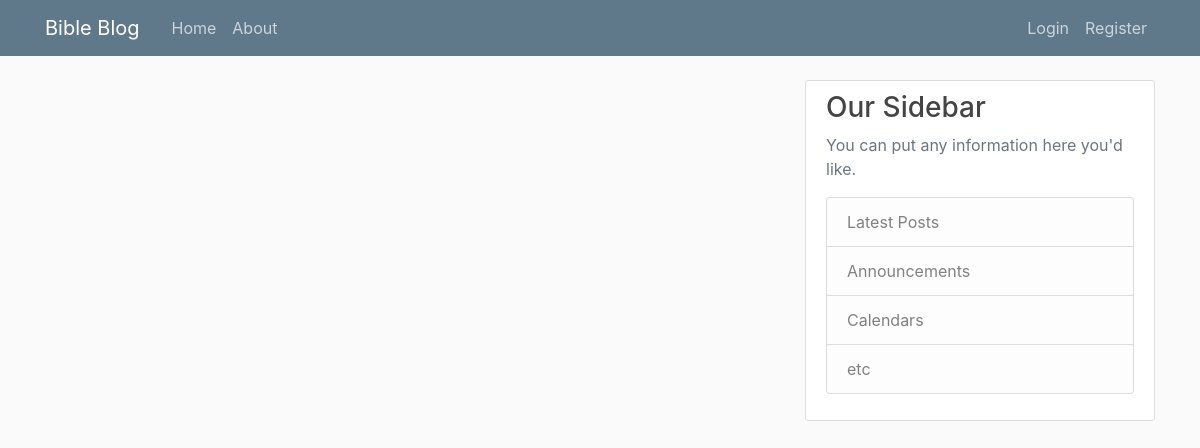
Page /home on the earlier database version.
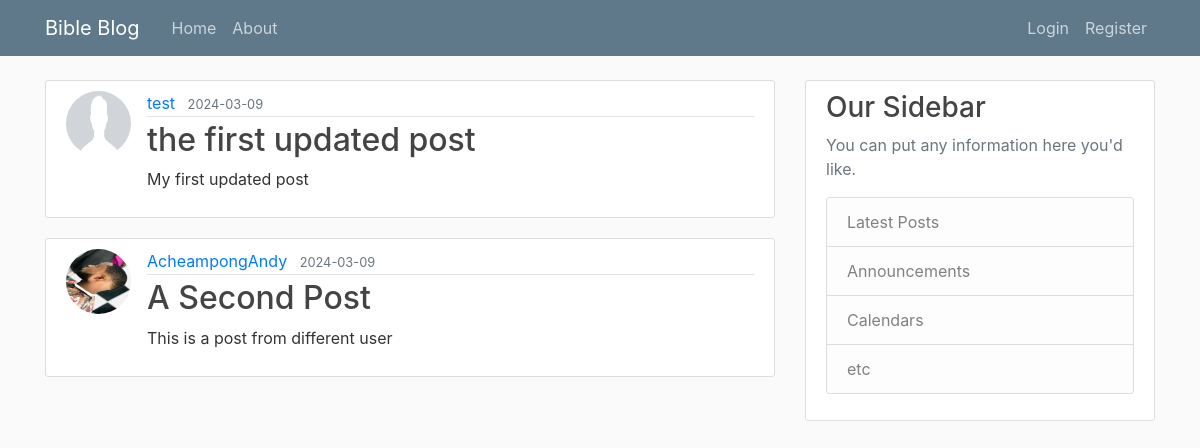
Same page on the later database version.
### flask_block/modules.py (models this page shows, shortened)
class Post(db.Model):
    id = db.Column(db.Integer, primary_key=True)
    title = db.Column(db.String(100), nullable=False)
    date_posted = db.Column(db.DateTime, nullable=False, default=datetime.utcnow)
    content = db.Column(db.Text, nullable=False)
    user_id = db.Column(db.Integer, db.ForeignKey('user.id'), nullable=False)

class User(db.Model, UserMixin):
    id = db.Column(db.Integer, primary_key=True)
    username = db.Column(db.String(20), unique=True, nullable=False)
    email = db.Column(db.String(120), unique=True, nullable=False)
    image_file = db.Column(db.String(20), nullable=False, default='default.jpg')
    password = db.Column(db.String(60), nullable=False)
    posts = db.relationship('Post', backref='author', lazy='subquery')

### flask_block/routes.py (the view)
@app.route("/")
@app.route("/home")
def home():
    with app.app_context():
        posts = Post.query.options(joinedload(Post.author)).all()
    return render_template('home.html', posts=posts)

### flask_block/templates/home.html
{% extends "layout.html" %}
{% block content %}
	{% for post in posts %}
		<article class="media content-section">
			<img class="rounded-circle article-img" src="{{ url_for('static', filename='profiles/' + post.author.image_file) }}">
			<div class="media-body">
					<div class="article-metadata">
					<a class="mr-2" href="#">{{ post.author.username }}</a>
						<small class="text-muted">{{ post.date_posted.strftime('%Y-%m-%d') }}</small>
					</div>
					<h2><a class="article-title" href="{{ url_for('post', post_id=post.id) }}">{{ post.title }}</a></h2>
					<p class="article-content">{{ post.content }}</p>
			</div>
		</article>
	{% endfor %}
{% endblock content%}

### flask_block/templates/layout.html (shortened to what this page needs)
<!DOCTYPE html>
<html>
        <head>
    		<link rel="stylesheet" href="https://maxcdn.bootstrapcdn.com/bootstrap/4.0.0/css/bootstrap.min.css">
    		<link rel="stylesheet" type="text/css" href="{{ url_for('static', filename='main.css') }}">
        </head>
        <body>
		<header class="site-header">
  			<nav class="navbar navbar-expand-md navbar-dark bg-steel fixed-top">
    				<div class="container">
      					<a class="navbar-brand mr-4" href="/">Bible Blog</a>
      					<div class="collapse navbar-collapse" id="navbarToggle">
        					<div class="navbar-nav mr-auto">
							<a class="nav-item nav-link" href="{{ url_for('home') }}">Home</a>
          						<a class="nav-item nav-link" href="{{ url_for('about') }}">About</a>
       						</div>
        					<div class="navbar-nav">
							{% if current_user.is_authenticated %}
								<a class="nav-item nav-link" href="{{ url_for('new_post') }}">New Post</a>
								<a class="nav-item nav-link" href="{{ url_for('account') }}">Account</a>
								<a class="nav-item nav-link" href="{{ url_for('logout') }}">Logout</a>
							{% else %}
          							<a class="nav-item nav-link" href="{{ url_for('login') }}">Login</a>
          							<a class="nav-item nav-link" href="{{ url_for('register') }}">Register</a>
							{% endif %}
        					</div>
      					</div>
    				</div>
  			</nav>
		</header>
		<main role="main" class="container">
  			<div class="row">
    				<div class="col-md-8">
      					{% block content %}{% endblock %}
    				</div>
    				<div class="col-md-4">
      					<div class="content-section">
        					<h3>Our Sidebar</h3>
        					<p class='text-muted'>You can put any information here you'd like.
          						<ul class="list-group">
            							<li class="list-group-item list-group-item-light">Latest Posts</li>
            							<li class="list-group-item list-group-item-light">Announcements</li>
            							<li class="list-group-item list-group-item-light">Calendars</li>
            							<li class="list-group-item list-group-item-light">etc</li>
          						</ul>
        					</p>
      					</div>
   				 </div>
  			</div>
		</main>
        </body>
</html>

### flask_block/static/main.css (style rules this page uses)
body { background: #fafafa; color: #333333; margin-top: 5rem; }
h1, h2, h3, h4, h5, h6 { color: #444444; }
.bg-steel { background-color: #5f788a; }
.site-header .navbar-nav .nav-link { color: #cbd5db; }
.content-section { background: #ffffff; padding: 10px 20px; border: 1px solid #dddddd; border-radius: 3px; margin-bottom: 20px; }
.article-title { color: #444444; }
.article-content { white-space: pre-line; }
.article-img { height: 65px; width: 65px; margin-right: 16px; }
.article-metadata { padding-bottom: 1px; margin-bottom: 4px; border-bottom: 1px solid #e3e3e3 }

Differences in the rows shown:
added Post: image_file (placeholder picture), author.username "test", date_posted "2024-03-09", title "the first updated post", content "My first updated post"
added Post: image_file (picture), author.username "AcheampongAndy", date_posted "2024-03-09", title "A Second Post", content "This is a post from different user"
